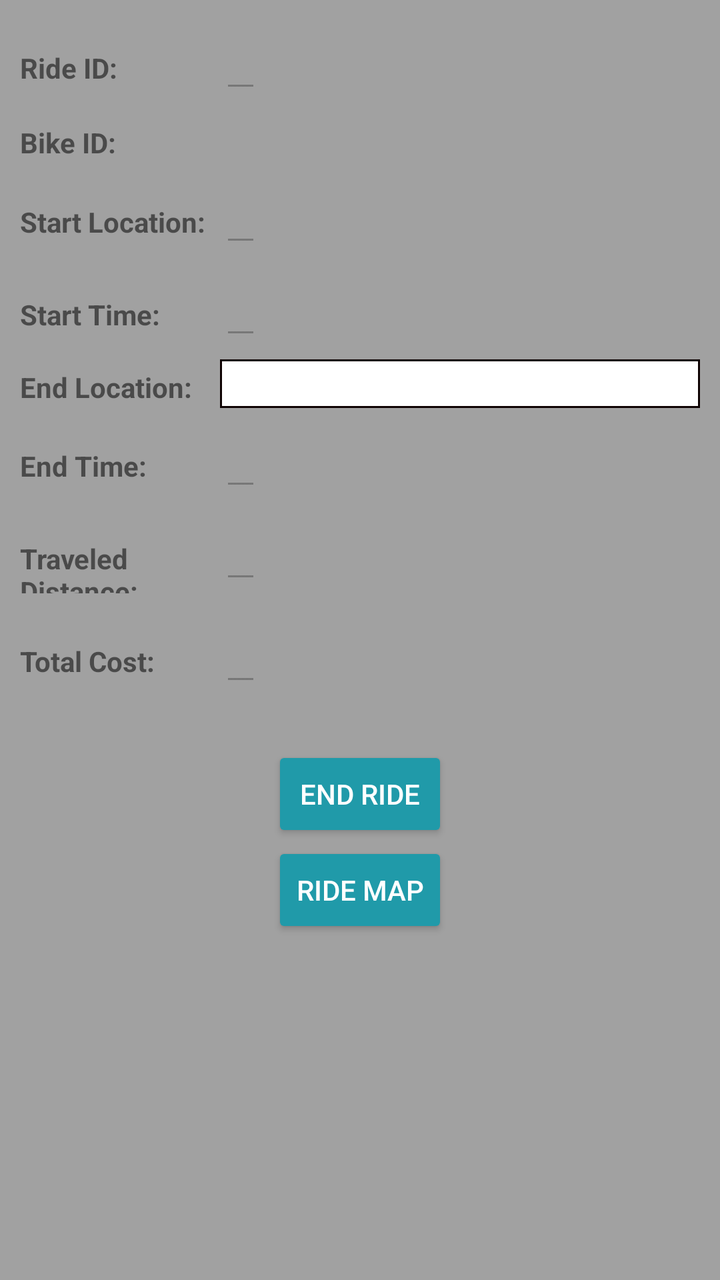
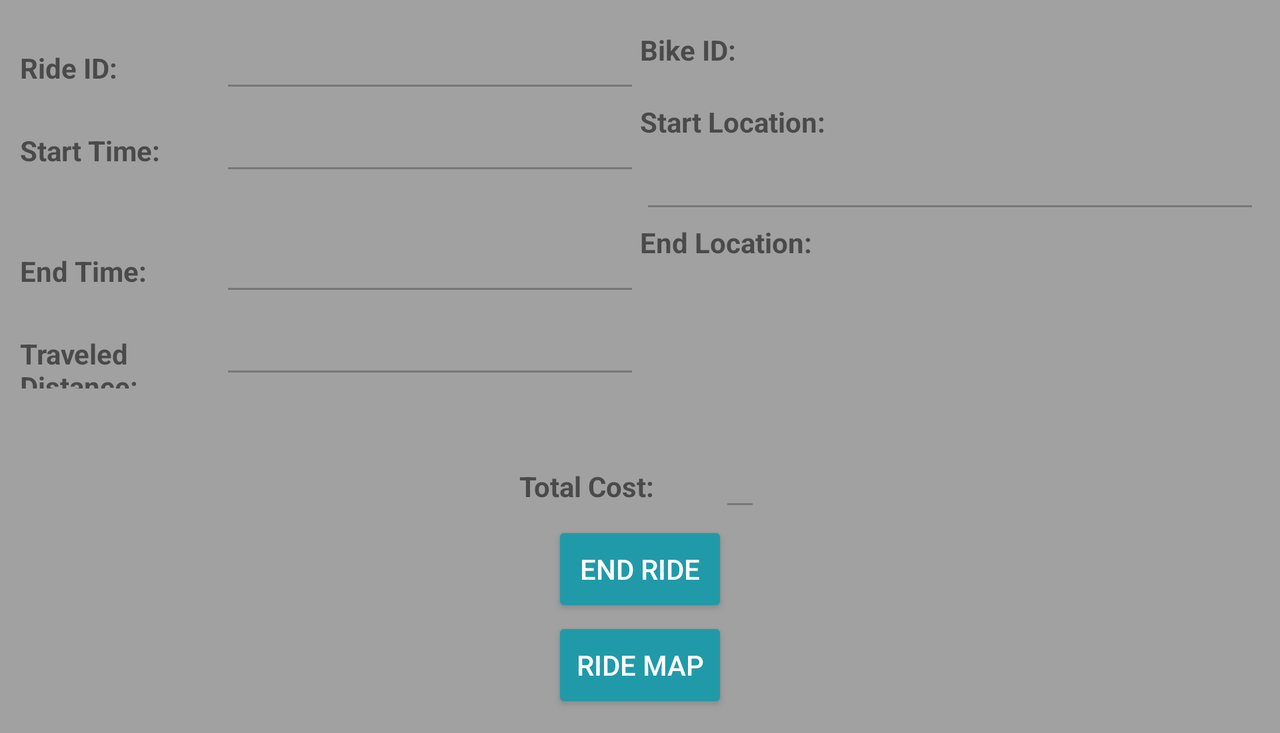

Two renders of one Android screen. The first uses the default layout on a phone; the second uses the alternative layout the repository ships for a different screen configuration, on a matching device. The two XML files are below.
<!-- AndroidManifest.xml: application theme AppTheme -->
<!-- res/layout/activity_end_ride.xml -->
<?xml version="1.0" encoding="utf-8"?>

<ScrollView xmlns:android="http://schemas.android.com/apk/res/android"
    android:layout_width="match_parent"
    android:layout_height="match_parent">

    <LinearLayout
        android:layout_width="match_parent"
        android:layout_height="match_parent"
        android:gravity="center"
        android:orientation="vertical"
        android:padding="10dp">


        

        <LinearLayout
            android:layout_width="match_parent"
            android:layout_height="wrap_content"
            android:layout_marginBottom="5dp"
            android:orientation="horizontal">

            <TextView
                android:layout_width="100dp"
                android:layout_height="wrap_content"
                android:text="Ride ID:"
                android:textStyle="bold" />


            <EditText
                android:id="@+id/ride_id_textview"
                android:layout_width="wrap_content"
                android:layout_height="wrap_content"
                android:enabled="false"
                android:inputType="none" />
        </LinearLayout>

        <LinearLayout
            android:layout_width="match_parent"
            android:layout_height="wrap_content"
            android:layout_marginBottom="5dp"
            android:orientation="horizontal">

            <TextView
                android:layout_width="100dp"
                android:layout_height="wrap_content"
                android:text="Bike ID:"
                android:textStyle="bold" />


            <TextView
                android:id="@+id/bike_id_textview_ride"
                android:layout_width="wrap_content"
                android:layout_height="wrap_content"
                android:textSize="19sp"
                android:enabled="true"
                android:inputType="none" />
        </LinearLayout>

        <LinearLayout
            android:layout_width="match_parent"
            android:layout_height="wrap_content"
            android:layout_marginBottom="5dp"
            android:orientation="horizontal">

            <TextView
                android:layout_width="100dp"
                android:layout_height="wrap_content"
                android:text="Start Location:"
                android:textStyle="bold" />

            <EditText
                android:id="@+id/start_location_textview"
                android:layout_width="wrap_content"
                android:layout_height="wrap_content"
                android:enabled="false"
                android:inputType="none" />

        </LinearLayout>

        <LinearLayout
            android:layout_width="match_parent"
            android:layout_height="wrap_content"
            android:layout_marginBottom="5dp"
            android:orientation="horizontal">

            <TextView
                android:layout_width="100dp"
                android:layout_height="wrap_content"
                android:text="Start Time:"
                android:textStyle="bold" />


            <EditText
                android:id="@+id/start_time_textview"
                android:layout_width="wrap_content"
                android:layout_height="wrap_content"
                android:enabled="false"
                android:inputType="none" />
        </LinearLayout>

        

        <LinearLayout
            android:layout_width="match_parent"
            android:layout_height="wrap_content"
            android:layout_marginBottom="5dp"
            android:orientation="horizontal">

            <TextView
                android:layout_width="100dp"
                android:layout_height="wrap_content"
                android:text="End Location:"
                android:textStyle="bold" />

            <EditText
                android:id="@+id/end_location_textview"
                android:layout_width="match_parent"
                android:layout_height="wrap_content"
                android:background="@drawable/textinputborder"
                android:enabled="false" />
        </LinearLayout>

        <LinearLayout
            android:id="@+id/end_time_layout"
            android:layout_width="match_parent"
            android:layout_height="wrap_content"
            android:layout_marginBottom="5dp"
            android:orientation="vertical">

            <LinearLayout
                android:layout_width="match_parent"
                android:layout_height="wrap_content"
                android:layout_marginBottom="5dp"
                android:orientation="horizontal">

                <TextView
                    android:layout_width="100dp"
                    android:layout_height="wrap_content"
                    android:text="End Time:"
                    android:textStyle="bold" />


                <EditText
                    android:id="@+id/end_time_textview"
                    android:layout_width="wrap_content"
                    android:layout_height="wrap_content"
                    android:enabled="false"
                    android:inputType="none" />
            </LinearLayout>

            <LinearLayout
                android:layout_width="match_parent"
                android:layout_height="match_parent"
                android:layout_marginBottom="5dp"
                android:orientation="horizontal">

                <TextView
                    android:layout_width="100dp"
                    android:layout_height="wrap_content"
                    android:text="Traveled Distance: "
                    android:textStyle="bold" />


                <EditText
                    android:id="@+id/distance_textview"
                    android:layout_width="wrap_content"
                    android:layout_height="wrap_content"
                    android:enabled="false"
                    android:inputType="none" />
            </LinearLayout>

        </LinearLayout>

        

        <LinearLayout
            android:layout_width="match_parent"
            android:layout_height="wrap_content"
            android:layout_marginBottom="5dp"
            android:orientation="horizontal">

            <TextView
                android:layout_width="100dp"
                android:layout_height="wrap_content"
                android:text="Total Cost:"
                android:textStyle="bold" />


            <EditText
                android:id="@+id/ride_cost_textview"
                android:layout_width="wrap_content"
                android:layout_height="wrap_content"
                android:enabled="false"
                android:inputType="none" />
        </LinearLayout>

        <View
            android:layout_width="wrap_content"
            android:layout_height="20dp" />

        <Button
            android:id="@+id/end_button"
            android:layout_width="wrap_content"
            android:layout_height="wrap_content"
            android:text="@string/end_ride" />

        <Button
            android:id="@+id/show_map_button"
            android:layout_width="wrap_content"
            android:layout_height="wrap_content"
            android:text="Ride map" />

    </LinearLayout>
</ScrollView>
<!-- resources referenced by this layout -->
<resources>
  <!-- drawable textinputborder (drawable) -->
  <?xml version="1.0" encoding="UTF-8"?>
  
  <shape xmlns:android="http://schemas.android.com/apk/res/android">
      <solid android:color="#FFFFFF" />
      <stroke android:width="1dp" android:color="@color/textfieldBorder" />
  
  </shape>
  <string name="end_ride">End Ride</string>
  <style name="AppTheme" parent="Theme.AppCompat.Light.DarkActionBar">
          
          parent="Theme.AppCompat.Light.DarkActionBar"&gt;
          <item name="colorPrimary">@color/colorPrimary</item>
          <item name="colorPrimaryDark">@color/colorPrimaryDark</item>
          <item name="android:windowBackground">@color/windowBackground</item>
          <item name="android:textColorPrimary">@color/textColorPrimary</item>
          <item name="colorAccent">@color/buttonColor</item>
          <item name="android:buttonStyle">@style/Widget.AppCompat.Button.Colored</item>
      </style>
  <color name="textfieldBorder">#0F0404</color>
  <color name="colorPrimary">#7C7C7C</color>
  <color name="colorPrimaryDark">#122225</color>
  <color name="windowBackground">#A1A1A1</color>
  <color name="textColorPrimary">#000000</color>
  <color name="buttonColor">#209AA9</color>
</resources>
<!-- res/layout-land/activity_end_ride.xml (the repository's variant of the layout above) -->
<!-- drawn on the phone turned sideways -->
<?xml version="1.0" encoding="utf-8"?>
<ScrollView xmlns:android="http://schemas.android.com/apk/res/android"
    android:layout_width="match_parent"
    android:layout_height="match_parent">

    <LinearLayout
        android:layout_width="match_parent"
        android:layout_height="wrap_content"
        android:gravity="center"
        android:orientation="vertical"
        android:padding="10dp">


        

        <LinearLayout
            android:layout_width="match_parent"
            android:layout_height="match_parent"
            android:baselineAligned="true"
            android:orientation="horizontal"
            android:weightSum="2">

            <LinearLayout
                android:layout_width="match_parent"
                android:layout_height="wrap_content"
                android:layout_weight="1"
                android:orientation="horizontal"
                android:weightSum="3">

                <TextView
                    android:layout_width="100dp"
                    android:layout_height="wrap_content"
                    android:text="Ride ID:"
                    android:textStyle="bold" />


                <EditText
                    android:id="@+id/ride_id_textview"
                    android:layout_width="match_parent"
                    android:layout_height="wrap_content"
                    android:enabled="false"
                    android:inputType="none" />
            </LinearLayout>

            <LinearLayout
                android:layout_width="match_parent"
                android:layout_height="wrap_content"
                android:layout_weight="1"
                android:orientation="horizontal">

                <TextView
                    android:layout_width="100dp"
                    android:layout_height="wrap_content"
                    android:text="Bike ID:"
                    android:textStyle="bold" />


                <TextView
                    android:id="@+id/bike_id_textview_ride"
                    android:layout_width="match_parent"
                    android:layout_height="wrap_content"
                    android:enabled="true"
                    android:inputType="none"
                    android:textSize="19sp" />
            </LinearLayout>

        </LinearLayout>

        <LinearLayout
            android:layout_width="match_parent"
            android:layout_height="match_parent"
            android:baselineAligned="true"
            android:orientation="horizontal"
            android:weightSum="2">

            <LinearLayout
                android:layout_width="match_parent"
                android:layout_height="wrap_content"
                android:layout_weight="1"
                android:orientation="horizontal">

                <TextView
                    android:layout_width="100dp"
                    android:layout_height="wrap_content"
                    android:text="Start Time:"
                    android:textStyle="bold" />


                <EditText
                    android:id="@+id/start_time_textview"
                    android:layout_width="match_parent"
                    android:layout_height="wrap_content"
                    android:enabled="false"
                    android:inputType="none" />
            </LinearLayout>

            <LinearLayout
                android:layout_width="match_parent"
                android:layout_height="wrap_content"
                android:layout_weight="1"
                android:orientation="vertical">

                <TextView
                    android:layout_width="100dp"
                    android:layout_height="wrap_content"
                    android:text="Start Location:"
                    android:textStyle="bold" />

                <EditText
                    android:id="@+id/start_location_textview"
                    android:layout_width="match_parent"
                    android:layout_height="wrap_content"
                    android:enabled="false"
                    android:inputType="none" />

            </LinearLayout>
        </LinearLayout>

        

        <LinearLayout
            android:layout_width="match_parent"
            android:layout_height="wrap_content"
            android:baselineAligned="false"
            android:orientation="horizontal"
            android:weightSum="2">

            <LinearLayout
                android:id="@+id/end_time_layout"
                android:layout_width="match_parent"
                android:layout_height="wrap_content"
                android:layout_marginBottom="5dp"
                android:layout_weight="1"
                android:orientation="vertical">

                <LinearLayout
                    android:layout_width="match_parent"
                    android:layout_height="wrap_content"
                    android:orientation="horizontal">

                    <TextView
                        android:layout_width="100dp"
                        android:layout_height="wrap_content"
                        android:text="End Time:"
                        android:textStyle="bold" />


                    <EditText
                        android:id="@+id/end_time_textview"
                        android:layout_width="match_parent"
                        android:layout_height="wrap_content"
                        android:enabled="false"
                        android:inputType="none" />
                </LinearLayout>

                <LinearLayout
                    android:layout_width="match_parent"
                    android:layout_height="wrap_content"
                    android:orientation="horizontal">

                    <TextView
                        android:layout_width="100dp"
                        android:layout_height="wrap_content"
                        android:text="Traveled Distance: "
                        android:textStyle="bold" />


                    <EditText
                        android:id="@+id/distance_textview"
                        android:layout_width="match_parent"
                        android:layout_height="wrap_content"
                        android:enabled="false"
                        android:inputType="none" />
                </LinearLayout>

            </LinearLayout>

            <LinearLayout
                android:layout_width="match_parent"
                android:layout_height="match_parent"
                android:layout_weight="1"
                android:orientation="vertical">

                <LinearLayout
                    android:layout_width="match_parent"
                    android:layout_height="wrap_content"
                    android:orientation="vertical">

                    <TextView
                        android:layout_width="100dp"
                        android:layout_height="wrap_content"
                        android:text="End Location:"
                        android:textStyle="bold" />

                    <EditText
                        android:id="@+id/end_location_textview"
                        android:layout_width="wrap_content"
                        android:layout_height="wrap_content"
                        android:background="@drawable/textinputborder"
                        android:enabled="false" />
                </LinearLayout>

            </LinearLayout>

        </LinearLayout>

        

        <View
            android:layout_width="wrap_content"
            android:layout_height="20dp" />

        <LinearLayout
            android:layout_width="wrap_content"
            android:layout_height="wrap_content"
            android:orientation="horizontal">

            <TextView
                android:layout_width="100dp"
                android:layout_height="wrap_content"
                android:text="Total Cost:"
                android:textStyle="bold" />


            <EditText
                android:id="@+id/ride_cost_textview"
                android:layout_width="match_parent"
                android:layout_height="wrap_content"
                android:enabled="false"
                android:inputType="none" />
        </LinearLayout>

        <Button
            android:id="@+id/end_button"
            android:layout_width="wrap_content"
            android:layout_height="wrap_content"
            android:text="@string/end_ride" />

        <Button
            android:id="@+id/show_map_button"
            android:layout_width="wrap_content"
            android:layout_height="wrap_content"
            android:text="Ride map" />

    </LinearLayout>
</ScrollView>
